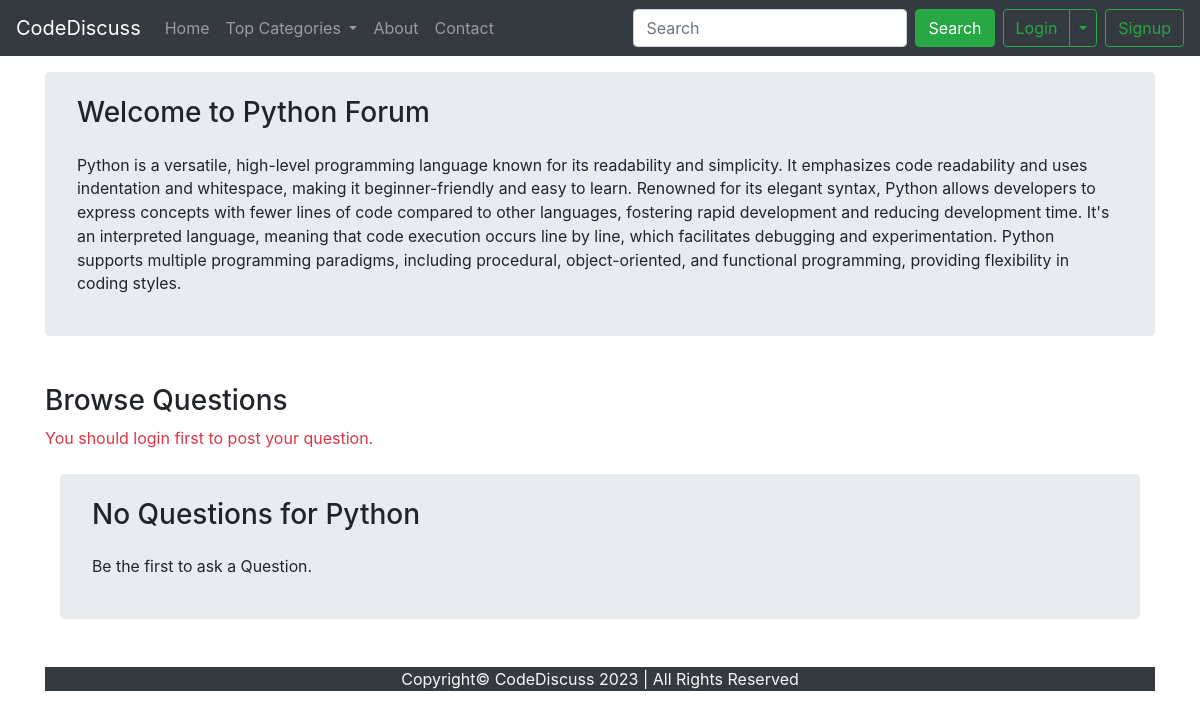
The page /forum/threadlist.php?catid=1 on the database its author committed.
### tables this page shows
CREATE TABLE `categories` (
  `category_id` int(11) NOT NULL,
  `category_name` varchar(255) NOT NULL,
  `category_description` mediumtext NOT NULL,
  `created_date` varchar(255) NOT NULL DEFAULT current_timestamp()
);

### forum/threadlist.php (the view, shortened to what this page needs)
<?php
if(!isset($_SESSION['loggedin']) || $_SESSION['loggedin']!=true){
    $activeuser=false;
} else{
    $activeuser=true;
    $user= $_SESSION['username'];
}
?>
<!doctype html>
<html lang="en">
<head>
    <link rel="stylesheet" href="https://cdn.jsdelivr.net/npm/bootstrap@4.4.1/dist/css/bootstrap.min.css"
>
</head>
<body>
    <nav class="navbar navbar-expand-lg navbar-dark bg-dark">
        <a class="navbar-brand" href="index.php">CodeDiscuss</a>
        <div class="collapse navbar-collapse" id="navbarSupportedContent">
            <ul class="navbar-nav mr-auto">
                <li class="nav-item">
                    <a class="nav-link" href="index.php">Home <span class="sr-only">(current)</span></a>
                </li>
                <li class="nav-item dropdown">
                    <a class="nav-link dropdown-toggle" href="#" id="navbarDropdown" role="button"
                        data-toggle="dropdown" aria-haspopup="true" aria-expanded="false">
                        Top Categories
                    </a>
                </li>
                <li class="nav-item">
                    <a class="nav-link" href="partials/_about.php">About</a>
                </li>
                <li class="nav-item">
                    <a class="nav-link" href="partials/_contact.php" tabindex="-1">Contact</a>
                </li>
            </ul>
            <form class="form-inline my-2 my-lg-0" action="partials/_search.php" method="GET">
                <input class="form-control mr-sm-2" type="search" name="search" placeholder="Search" aria-label="Search">
                <button class="btn btn-success my-2 my-sm-0" type="submit">Search</button>
            </form>
                <?php
                if($activeuser){
                    echo '<a class="btn btn-outline-danger mx-2" href="partials/logout.php" role="button">Logout</a>';
                } else{
                    echo '<div class="btn-group mx-2">
                    <button type="button" class="btn btn-outline-success" data-toggle="modal" data-target="#loginModal">Login</button>
                    <button type="button" class="btn btn-outline-success dropdown-toggle dropdown-toggle-split" data-toggle="dropdown" aria-haspopup="true" aria-expanded="false">
                      <span class="sr-only">Toggle Dropdown</span>
                    </button>
                    <div class="dropdown-menu">
                      <a class="dropdown-item" href="partials/login.php">Go to Login Page</a>
                    </div>
                  </div>
                    <a class="btn btn-outline-success" href="partials/signup.php" role="button">Signup</a>';
                }
                ?>
        </div>
    </nav>
    <?php include'_loginModal.php'; ?>
    <?php
    $id= $_GET['catid'];
    $sql= "SELECT * FROM `categories` WHERE `category_id`='$id'";
    $result= mysqli_query($conn, $sql);
    while ($row= mysqli_fetch_assoc($result)) {
        $cat_name= $row['category_name'];
        $cat_desc= $row['category_description'];
    }
    ?>
    <div class="container mt-3">
    <div class="jumbotron py-4 mb-5">
  <h3 class="display-6">Welcome to <?php echo $cat_name; ?> Forum</h3>
  <p class="custom_font mt-4"><?php echo $cat_desc ?></p>
</div>
<h3 mt-4>Browse Questions</h3>
<?php
if($activeuser){
    echo '
<button type="button" class="btn btn-primary my-2" data-toggle="modal" data-target="#exampleModal">
  Post a Question
</button>
<div class="modal fade" id="exampleModal" tabindex="-1" role="dialog" aria-labelledby="exampleModalLabel" aria-hidden="true">
  <div class="modal-dialog" role="document">
    <div class="modal-content">
      <div class="modal-header">
        <h5 class="modal-title" id="exampleModalLabel">Post a Question</h5>
        <button type="button" class="close" data-dismiss="modal" aria-label="Close">
          <span aria-hidden="true">&times;</span>
        </button>
      </div>
      <div class="modal-body">
      <form action="'.$_SERVER['REQUEST_URI'].'" method="POST">
      <div class="form-group">
        <label for="ques_title">Question Title</label>
        <input type="title" class="form-control" name="ques_title" id="ques_title" aria-describedby="emailHelp" placeholder="Question Title">
        <small id="emailHelp" class="form-text text-muted">Keep your title as short as possible.</small>
      </div>
      <div class="form-group">
    <label for="ques_desc">Elaborate your Question</label>
    <textarea class="form-control" name="ques_desc" id="ques_desc" rows="3"></textarea>
  </div>
      </div>
      <div class="modal-footer">
      <button type="submit" class="btn btn-primary">Post</button>
      </div>
      </form>
    </div>
  </div>
</div>';
} else {
echo '<p class="text-danger">You should login first to post your question.</p>';
}
$noResult= true;
    if($noResult){
        echo '<div class="container mt-4">
        <div class="jumbotron py-4 mb-5">
        <h3 class="display-6">No Questions for '.$cat_name.'</h3>
        <p class="custom_font mt-4">Be the first to ask a Question.</p>
      </div>
      </div>';
    }
?>
        <?php include ("partials/_footer.php"); ?>
</body>
</html>

### forum/threadlist.php (style rules this page uses)
.custom_font { font-size: 0.99rem; }

### rows shown on the page
categories: category_name "Python", category_description "Python is a versatile, high-level programming language known for its readability and simplicity. It emphasizes code readability and uses indentation and whitespace, making it beginner-friendly and easy to learn. Renowned for its elegant syntax, Python allows developers to express concepts with fewer lines of code compared to other languages, fostering rapid development and reducing development time. It's an interpreted language, meaning that code execution occurs line by line, which facilitates debugging and experimentation. Python supports multiple programming paradigms, including procedural, object-oriented, and functional programming, providing flexibility in coding styles."
